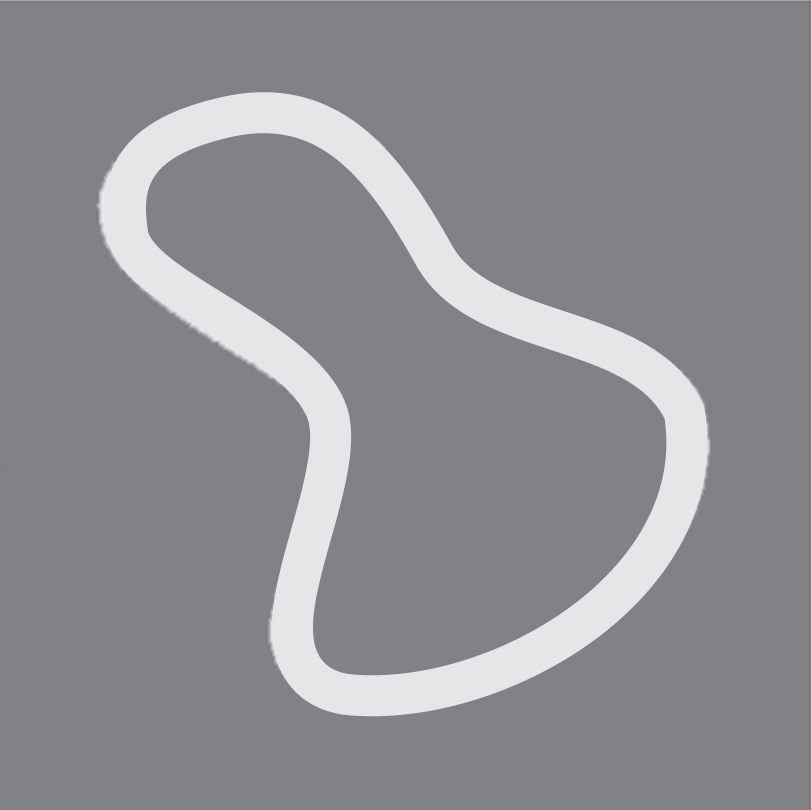
#> input picture imgs/blob.jpg, 811 x 810 px
$ python imgSeg.py marr imgs/blob.jpg
#> lines starting #> are read from the running program, lines starting #| are printed output that depends on the picture; after the words box and inside, x2 and y2 are one past the last pixel; in counts of white or black regions, pixels touching at a corner belong together
import math
from PIL import Image
import numpy as np
import matplotlib.pyplot as plt
import argparse
import random

def ler_imagem_cinza(file_path):
#> called with file_path = 'imgs/blob.jpg'
    with Image.open(file_path) as img:
#> img is the input picture: PIL image 811x810 RGB; mean R, G, B 140.6, 141.6, 145.3
        img_cinza = img.convert('L')
        array = np.array(img_cinza, dtype=np.uint8)
        min_val = np.min(array)
#> min_val = 109
        max_val = np.max(array)
#> max_val = 238

    return array, min_val, max_val

def criar_gaussiana(sigma, tamanho):
    matriz = np.zeros((tamanho, tamanho))
    soma = 0
    centro = tamanho // 2

    for i in range(tamanho):
        for j in range(tamanho):
            valor = math.pow(math.e, -((i - centro) ** 2 + (j - centro) ** 2) / (2 * sigma ** 2))
            matriz[i][j] = valor
            soma += valor

    for i in range(tamanho):
        for j in range(tamanho):
            matriz[i][j] /= soma

    return matriz

def aplicar_filtro(img, filter):
    k_h, k_w = filter.shape
    pad_h, pad_w = (k_h // 2,k_h // 2), (k_w // 2,k_w // 2 )

    if k_h % 2 == 0:
        pad_h = (k_h // 2, k_h // 2 - 1)
    if k_w % 2 == 0:
        pad_w = (k_w // 2, k_w // 2 - 1)

    padded_image = np.pad(img, ((pad_h[0], pad_h[1]), (pad_w[0], pad_w[1])), mode='edge')
    result = np.zeros(img.shape)

    for i in range(pad_h[0], padded_image.shape[0] - pad_h[1]):
        for j in range(pad_w[0], padded_image.shape[1] - pad_w[1]):
            result[i - pad_h[0], j - pad_w[0]] = np.sum(padded_image[i - pad_h[0]:i + pad_h[1] + 1, j - pad_w[0]:j + pad_w[1] + 1] * filter)

    return result

"""
Marr-Hildreth
    Gaussiano > Laplaciano > Cruzamento por zero
    -Sensível a ruído
    -Bordas menos precisas em imagens complexas
    +Computacionalmente mais simples
"""
def cruzamentos_por_zero(matriz, t):
    altura, largura = matriz.shape
    resultado = np.zeros(matriz.shape)

    for i in range(1, altura - 1):
        for j in range(1, largura - 1):
            vizinhos = [(matriz[i-1][j], matriz[i+1][j]), (matriz[i][j-1], matriz[i][j+1]), (matriz[i-1][j-1], matriz[i+1][j+1]), (matriz[i-1][j+1], matriz[i+1][j-1])]
            if any(abs(v[0] - v[1]) > t for v in vizinhos):
                resultado[i][j] = 255
    return resultado


"""
Canny
    Gaussiano > Gradientes de intensidade (Sobel) > Supressão não máxima > Limiar duplo > Alongamento de bordas
    +Melhor para identificar bordas reais e ignorar ruídos
    +Bordas mais nítidas e definidas
    -Computacionalmente mais complexo
"""
# [206 lines left out: functions canny, otsu_threshold, corte_threshold, corte_threshold_b, contagem_objetos, dilatation and 3 more, not called in this run]

if __name__ == "__main__":
    parser = argparse.ArgumentParser(description="Operações para segmentação de imagens.")
    parser.add_argument(
        "operation", type=str, choices=["marr", "canny", "otsu", "objects", "freeman", "box", "grey", "q1", "q2"],
        help="Operação a ser realizada: Marr-Hildreth (marr), Canny (canny), Otsu (otsu), Contagem de objetos (objects), Cadeia de Freeman (freeman), Box filter (box), Escala de cinza segmentada (grey), Visualização para a questão 1 (q1), Visualização para a questão 2 (q2)")
    parser.add_argument("image", type=str, help="Caminho para a imagem de entrada.")
    parser.add_argument("-o", type=str, help="Caminho para salvar a imagem de saída.", required=False)
    parser.add_argument("--sigma", type=float, help="Desvio padrão do filtro gaussiano. Padrão: (ceil(min(IMG) * 0.005)).", required=False)
    parser.add_argument("--threshold", type=int, help="Limiar utilizado na segmentação (marr e canny). Padrão: (max(IMG) * 0.2).", required=False)
    parser.add_argument("--size", type=int, help="Tamanho do filtro utilizado (gaussiano ou box). Padrão: (6 * sigma) + 1.", required=False)

    args = parser.parse_args()
    label = "Resultado"
###############################################################

    imagem_exemplo, min, max = ler_imagem_cinza(args.image)
#> min = 109; max = 238
    sigma, threshold = math.ceil(min*0.005), math.ceil(max*0.2)
#> sigma = 1; threshold = 48
    threshold = args.threshold if args.threshold else threshold

    sigma = 1 if sigma == 0 else sigma
    sigma = args.sigma if args.sigma else sigma

    tamanho = (6*math.ceil(sigma)) + 1
#> tamanho = 7
    tamanho = int(args.size) if args.size else int(tamanho)

    if args.operation == "marr" or args.operation == "canny" or args.operation == "q1":
        print("Parâmetros:")
        print(f"Sigma: {sigma}")
#| Sigma: 1
        print(f"Threshold: {threshold}")
#| Threshold: 48
        print(f"Tamanho: {tamanho}")
#| Tamanho: 7

###############################################################

    if args.operation == "marr":
        filtroGauss = criar_gaussiana(sigma, tamanho)
#> in criar_gaussiana, `centro = tamanho // 2`: centro = 3
#> after the loop in criar_gaussiana, `for i in range(tamanho):`: soma = 6.28
        gauss = aplicar_filtro(imagem_exemplo, filtroGauss)

        mascaraLaplace = np.array([[1,1,1],[1,-8,1],[1,1,1]])
        log = aplicar_filtro(gauss, mascaraLaplace)
#> after the loop in aplicar_filtro (call 2), `for i in range(pad_h[0], padded_image.shape[0] - pad_h[1]):`:
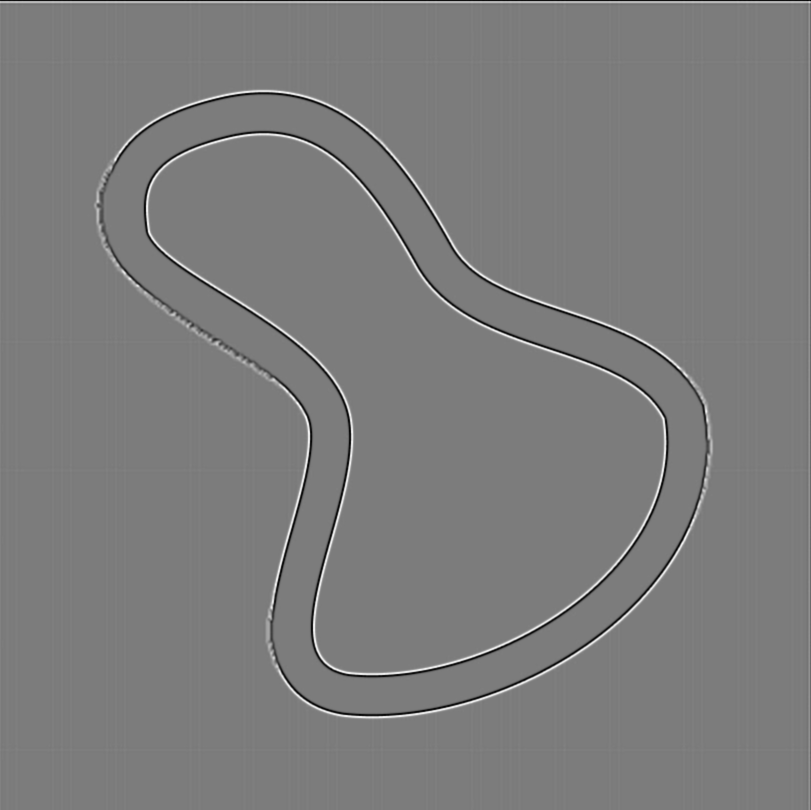
#> result: shape (810, 811) float64; min -61.76, max 64.75, mean 0; drawn with min black and max white
        resultado = cruzamentos_por_zero(log, threshold)
#> after the loop in cruzamentos_por_zero, `for i in range(1, altura - 1):`:
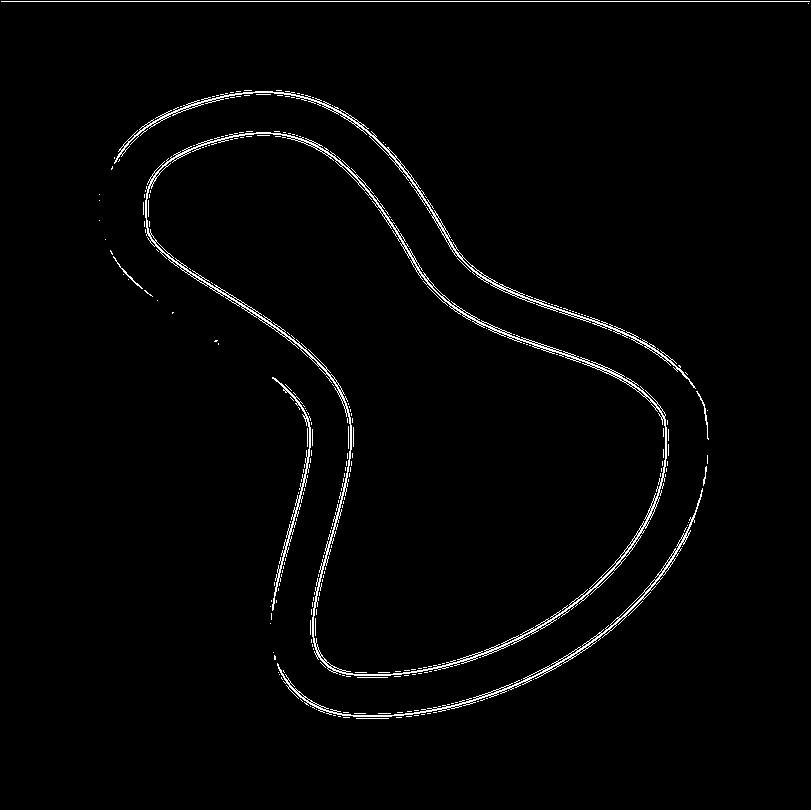
#> resultado: shape (810, 811) float64; 1.9% white in thin lines or dots, all inside (x1, y1, x2, y2) = (1, 1, 810, 719)
        label = "Marr-Hildreth"

    if args.operation == "canny":
        filtroGauss = criar_gaussiana(sigma, tamanho)
        gauss = aplicar_filtro(imagem_exemplo, filtroGauss)
        resultado = canny(threshold, 2*threshold, gauss)
        label = "Canny"

    if args.operation == "otsu":
        hist, bins = np.histogram(imagem_exemplo.flatten(), 256, [0, 256])
        otsu_t = otsu_threshold(imagem_exemplo.size, hist)
        resultado = corte_threshold_b(imagem_exemplo, otsu_t)
        label = "Otsu"
        print(f"Threshold Otsu: {otsu_t}")

    if args.operation == "q1" or args.operation == "q2":
        filtroGauss = criar_gaussiana(sigma, tamanho)
        gauss = aplicar_filtro(imagem_exemplo, filtroGauss)

        mascaraLaplace = np.array([[1,1,1],[1,-8,1],[1,1,1]])
        marr = aplicar_filtro(gauss, mascaraLaplace)
        marr = cruzamentos_por_zero(marr, threshold)

        cannyImg = canny(threshold, 2*threshold, gauss)

        hist, bins = np.histogram(imagem_exemplo.flatten(), 256, [0, 256])
        otsu_t = otsu_threshold(imagem_exemplo.size, hist)
        otsu = corte_threshold_b(imagem_exemplo, otsu_t)
        print(f"Threshold Otsu: {otsu_t}")

    if args.operation == "objects":
        filtroGauss = criar_gaussiana(.84, 20)
        imagem_exemplo = aplicar_filtro(imagem_exemplo, filtroGauss)
        hist, bins = np.histogram(imagem_exemplo.flatten(), 256, [0, 256])
        otsu_t = otsu_threshold(imagem_exemplo.size, hist)
        resultado = corte_threshold_b(imagem_exemplo, otsu_t)
        resultado = dilatation(resultado, np.array([[0],[0],[0],[0],[0]]))
        resultado, numero = contagem_objetos(resultado)
        label = f"Foram encontrados {numero} objetos"

    if args.operation == "freeman":
        resultado = aplicar_filtro(imagem_exemplo, box_filter(9))
        hist, bins = np.histogram(resultado.flatten(), 256, [0, 256])
        otsu_t = otsu_threshold(resultado.size, hist)
        resultado = corte_threshold_b(resultado, otsu_t)
        x, y = math.ceil(resultado.shape[0] * 0.01), math.ceil(resultado.shape[1] * 0.01)
        resultado = dilatation(resultado, np.zeros((x,y)))
        resultado, heat, cadeia = freeman(resultado)

    if args.operation == "box":
        kernel = box_filter(tamanho)
        resultado1 = aplicar_filtro(imagem_exemplo, kernel)
        kernel = box_filter(tamanho+1)
        resultado2 = aplicar_filtro(imagem_exemplo, kernel)
        kernel = box_filter(tamanho+3)
        resultado3 = aplicar_filtro(imagem_exemplo, kernel)
        kernel = box_filter(tamanho+5)
        resultado = aplicar_filtro(imagem_exemplo, kernel)

    if args.operation == "grey":
        resultado = escala_cinza_segmentada(imagem_exemplo)
        label = "Escala de cinza segmentada"

####################### output

    if args.operation == "box":
        fig, ax = plt.subplots(1, 5, figsize=(10, 10))
        for a in ax:
            a.axis('off')
        ax[0].imshow(imagem_exemplo, cmap='gray')
        ax[0].set_title('Imagem original')
        ax[1].imshow(resultado1, cmap='gray')
        ax[1].set_title(f"Box ({tamanho}x{tamanho})")
        ax[2].imshow(resultado2, cmap='gray')
        ax[2].set_title(f"Box ({tamanho+1}x{tamanho+1})")
        ax[3].imshow(resultado3, cmap='gray')
        ax[3].set_title(f"Box ({tamanho+3}x{tamanho+3})")
        ax[4].imshow(resultado, cmap='gray')
        ax[4].set_title(f"Box ({tamanho+5}x{tamanho+5})")
        plt.show()
    elif args.operation == "q1":
        fig, ax = plt.subplots(1, 4, figsize=(10, 10))
        for a in ax:
            a.axis('off')
        ax[0].imshow(imagem_exemplo, cmap='gray')
        ax[0].set_title('Imagem original')
        ax[1].imshow(marr, cmap='gray')
        ax[1].set_title("Marr-Hildreth")
        ax[2].imshow(cannyImg, cmap='gray')
        ax[2].set_title("Canny")
        ax[3].imshow(otsu, cmap='gray')
        ax[3].set_title(f"Otsu (t={otsu_t})")
        fig.suptitle(f"Sigma: {sigma}, Tamanho: {tamanho}, Threshold: {threshold}\nTamanho da imagem: {imagem_exemplo.shape[0]}x{imagem_exemplo.shape[1]}", fontsize=12)
        plt.show()
    elif args.operation == "q2":
        fig, ax = plt.subplots(1, 3, figsize=(10, 10))
        for a in ax:
            a.axis('off')
        ax[0].imshow(imagem_exemplo, cmap='gray')
        ax[0].set_title('Imagem original')
        ax[1].imshow(marr, cmap='gray')
        ax[1].set_title("Marr-Hildreth")
        ax[2].imshow(cannyImg, cmap='gray')
        ax[2].set_title("Canny")
        fig.suptitle(f"Sigma: {sigma}, Tamanho: {tamanho}, Threshold: {threshold}\nTamanho da imagem: {imagem_exemplo.shape[0]}x{imagem_exemplo.shape[1]}", fontsize=12)
        plt.show()
    elif args.operation == "freeman":
        fig, ax = plt.subplots(1, 3, figsize=(10, 10))
        for a in ax:
            a.axis('off')
        ax[0].imshow(imagem_exemplo, cmap='gray')
        ax[0].set_title('Imagem original')
        ax[1].imshow(resultado, cmap='gray')
        ax[1].set_title("Imagem em setores")
        ax[2].imshow(heat, cmap='inferno', interpolation='nearest')
        for i in range(heat.shape[0]):
            for j in range(heat.shape[1]):
                ax[2].text(j, i, str(int(heat[i, j])), ha="center", va="center", color="white", size=8)
        ax[2].set_title("Cadeia Freeman")
        fig.suptitle(f"Cadeia Freeman: {cadeia}", fontsize=12)
        plt.show()

    else:
        fig, ax = plt.subplots(1, 2, figsize=(10, 10))
        for a in ax:
            a.axis('off')
        ax[0].imshow(imagem_exemplo, cmap='gray')
        ax[0].set_title('Imagem original')
        ax[1].imshow(resultado, cmap='gray')
        ax[1].set_title(label)
        plt.show()
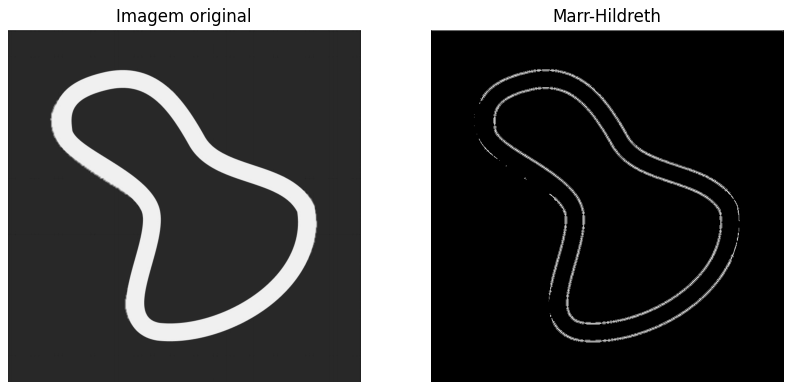
#> figure drawn by matplotlib, 2 panels

    if 'resultado' in locals() and args.o:
        plt.imsave(args.o, resultado, cmap='gray')
